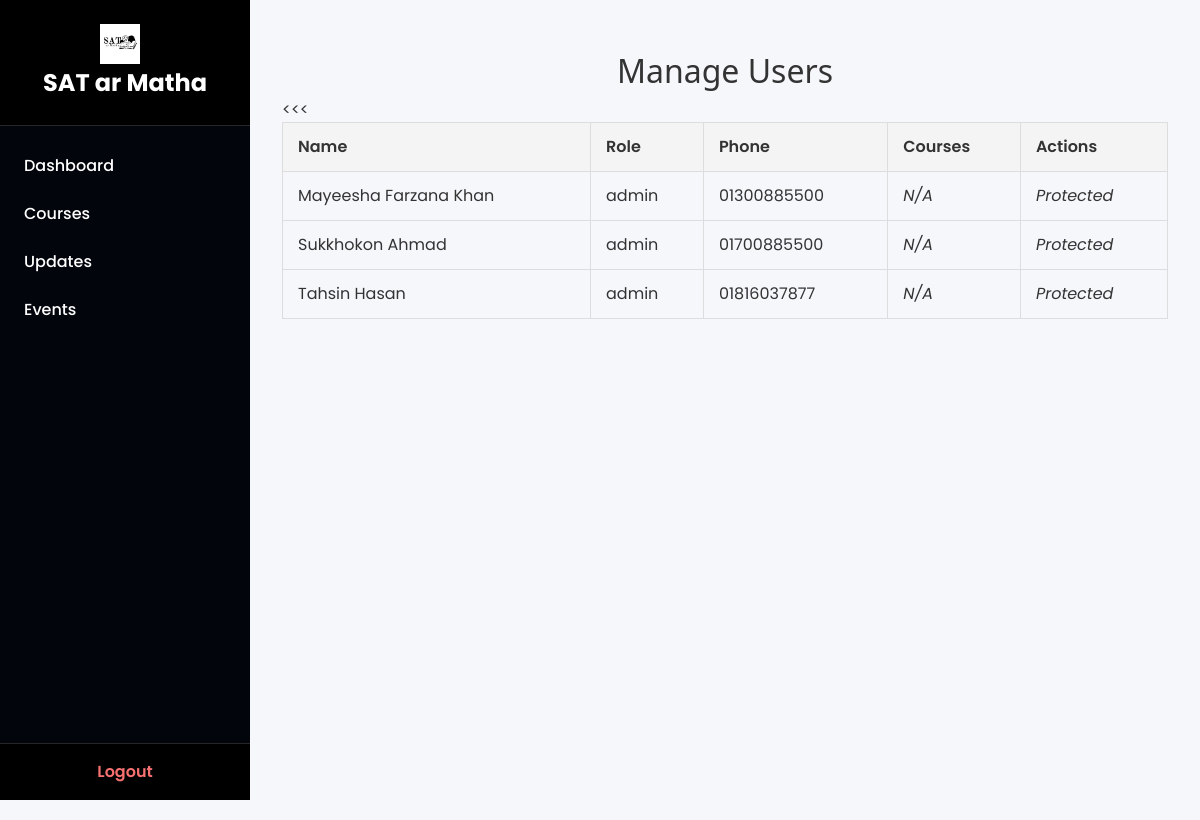
The page /manage-users on the database its author committed.
### tables this page shows
CREATE TABLE users (
        id INTEGER PRIMARY KEY AUTOINCREMENT,
        name TEXT NOT NULL,
        role TEXT NOT NULL,
        id_num TEXT,
        roll TEXT,
        reg_no TEXT,
        photo TEXT,
        phone TEXT,
        password_hash TEXT NOT NULL
    );

### app.py (the view)
@app.route('/manage-users', methods=['GET'])
def manage_users():
    conn = sqlite3.connect('database.db')
    conn.row_factory = sqlite3.Row
    c = conn.cursor()
    c.execute("SELECT * FROM users")
    users = c.fetchall()
    user_courses = {}
    for user in users:
        if user['role'] == 'student':
            c.execute('''
                SELECT courses.name FROM courses
                JOIN enrollments ON enrollments.course_id = courses.id
                WHERE enrollments.student_id = ?
            ''', (user['id'],))
            courses = [row['name'] for row in c.fetchall()]
            user_courses[user['id']] = courses
        else:
            user_courses[user['id']] = []
    conn.close()
    return render_template('manage_users.html', users=users, user_courses=user_courses)

### app.py (called while the page is built)
@app.context_processor
def inject_user_role():
    return dict(role=session.get('role'))

@app.context_processor
def inject_user_role():
    return dict(role=session.get('role'))

### templates/manage_users.html (shortened to what this page needs)
{% extends 'dashboard_base.html' %}
{% block content %}
<h2>Manage Users</h2>
<table class="styled-table">
    <thead>
        <tr>
            <th>Name</th>
            <th>Role</th>
            <th>Phone</th>
            <th>Courses</th>
            <th>Actions</th>
        </tr>
    </thead>
    <tbody>
        {% for user in users %}
        <tr>
            <td>{{ user.name }}</td>
            <td>{{ user.role }}</td>
            <td>{{ user.phone }}</td>
            <td>
                {% if user.role == 'student' %}
                    {% if user_courses[user.id] %}
                        <ul>
                            {% for course in user_courses[user.id] %}
                                <li>{{ course }}</li>
                            {% endfor %}
                        </ul>
                    {% else %}
                        <em>No courses</em>
                    {% endif %}
                {% else %}
                    <em>N/A</em>
                {% endif %}
            </td>
            <<td>
    {% if user.role != 'admin' %}
        <a href="{{ url_for('edit_user', user_id=user.id) }}" class="btn-primary">Edit</a>
        <form method="POST" action="{{ url_for('delete_user') }}"
              onsubmit="return confirm('Are you sure you want to delete this user?');"
              style="display:inline;">
            <input type="hidden" name="user_id" value="{{ user.id }}">
            <button type="submit" class="btn-danger">Delete</button>
        </form>
    {% else %}
        <em>Protected</em>
    {% endif %}
</td>
        </tr>
        {% endfor %}
    </tbody>
</table>
{% endblock %}

### templates/dashboard_base.html (shortened to what this page needs)
<!DOCTYPE html>
<html lang="en">
<head>
  <link rel="stylesheet" href="{{ url_for('static', filename='css/style.css') }}" />
  <link
  href="https://cdn.jsdelivr.net/npm/bootstrap@5.3.1/dist/css/bootstrap.min.css"
  rel="stylesheet"
/>
</head>
<body class="dashboard-body">
 <aside class="sidebar" id="sidebar">
  <div class="sidebar-header">
      <img src="{{ url_for('static', filename='logo.png') }}" alt="Logo" style="width: 40px; height: 40px; vertical-align: middle; margin-right: 10px;"><br>
      <span style="vertical-align: middle;">SAT ar Matha</span>
    </div>
  <nav class="sidebar-content">
    <a href="/dashboard" class="{% if request.path == '/dashboard' %}active{% endif %}">Dashboard</a>
    <a href="/courses" class="{% if request.path.startswith('/courses') %}active{% endif %}">Courses</a>
    <a href="/updates" class="{% if request.path.startswith('/updates') %}active{% endif %}">Updates</a>
    <a href="/events" class="{% if request.path.startswith('/events') %}active{% endif %}">Events</a>
  </nav>
  <div class="sidebar-footer">
    <a href="/logout">Logout</a>
  </div>
</aside>
  <main class="main-content">
    {% block content %}{% endblock %}
  </main>
</body>
</html>

### static/css/style.css (style rules this page uses)
body { font-family: 'Poppins', sans-serif; margin: 0; background-color: #f4f7fa; color: #333; }
.styled-table { width: 100%; border-collapse: collapse; }
.styled-table th, .styled-table td { padding: 12px 15px; border: 1px solid #ddd; text-align: left; }
.styled-table th { background-color: #f4f4f4; font-weight: 600; }
.main-content { margin-left: 260px; padding: 30px; background-color: #fff; flex-grow: 1; min-height: 100vh; box-sizing: border-box; margin-top: 20px; transition: margin-left 0.3s ease; }
h2 { font-family: 'Segoe UI', Tahoma, Geneva, Verdana, sans-serif; font-size: 2rem; color: #2c3e50; margin-bottom: 40px; text-align: center; }

### templates/dashboard_base.html (style rules this page uses)
* { box-sizing: border-box; margin: 0; padding: 0; font-family: 'Poppins', sans-serif; }
body.dashboard-body { display: flex; min-height: 100vh; background-color: #f5f7fa; color: #333; }
.sidebar { width: 250px; background-color: #03050c; color: white; display: flex; flex-direction: column; height: 100vh; position: fixed; top: 0; left: 0; z-index: 1000; overflow: hidden; }
.sidebar-header { padding: 1.5rem 1.5rem; background-color: #000000; font-size: 1.5rem; font-weight: 700; text-align: center; user-select: none; border-bottom: 1px solid rgba(255,255,255,0.15); flex-shrink: 0; }
.sidebar-content { flex: 1 1 auto; overflow-y: auto; padding: 1rem 0; scroll-behavior: smooth; scrollbar-width: none; -ms-overflow-style: none; }
.sidebar-content a { padding: 0.75rem 1.5rem; color: white; text-decoration: none; font-weight: 500; transition: background-color 0.2s ease; display: block; }
.sidebar-footer { background-color: #000000; padding: 1rem 1.5rem; border-top: 1px solid rgba(255,255,255,0.15); flex-shrink: 0; }
.sidebar-footer a { color: #f87171; font-weight: 600; text-decoration: none; display: block; text-align: center; }
.main-content { margin-left: 250px; padding: 2rem; flex-grow: 1; background-color: #f5f7fa; min-height: 100vh; transition: margin-left 0.3s ease; }

### rows shown on the page
users: name "Mayeesha Farzana Khan", role "admin", phone "01300885500", shows "N/A", shows "Protected"
users: name "Sukkhokon Ahmad", role "admin", phone "01700885500", shows "N/A", shows "Protected"
users: name "Tahsin Hasan", role "admin", phone "01816037877", shows "N/A", shows "Protected"
